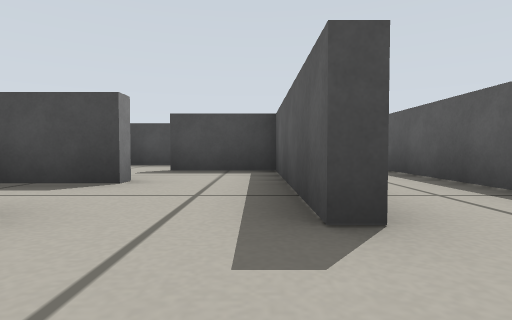
[1] (above)

18 first-person views from a walk through a world built for the Gazebo simulator. The camera is 0.19 m above the floor, tilts 2° down and sees 80° across. The lines on the ground mark 1 m squares. The floor is counted in squares, 0.5 m on a side. Each view is taken from the middle of a square. On the plan, view 1 faces up. The plan holds only what a view shows up to about 9 squares ahead; the rest is blank.

[2]
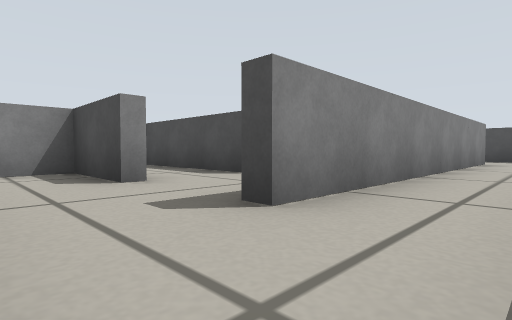

[3]
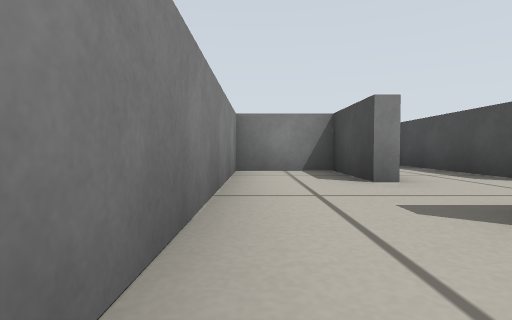

[4]
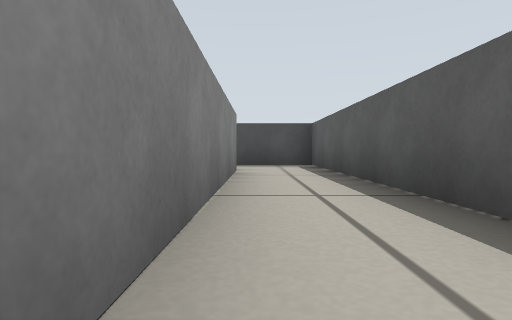

[5]
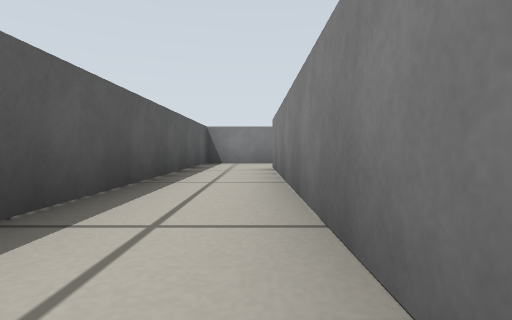

[6]
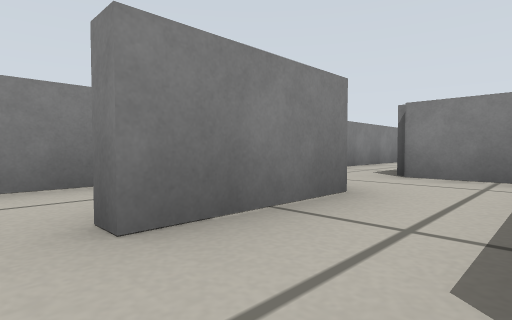

[7]
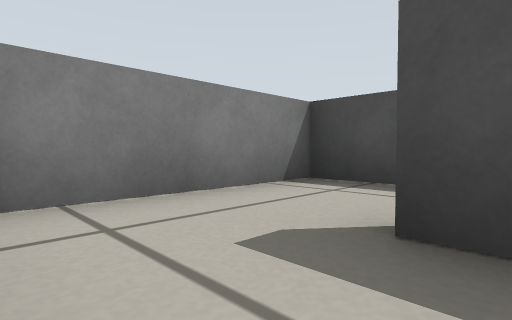

[8]
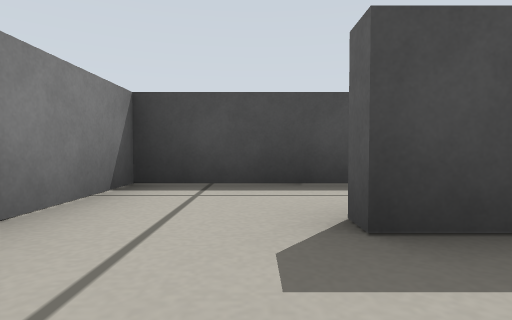

[9]
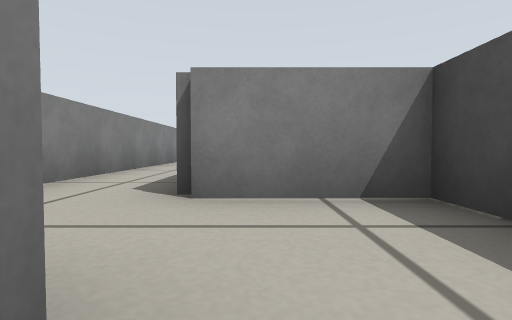

[10]
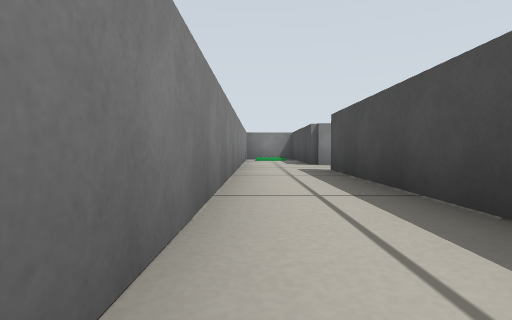

[11]
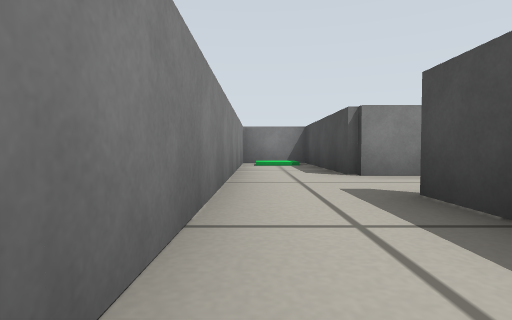

[12]
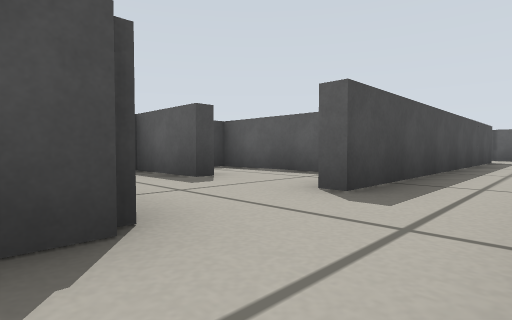

[13]
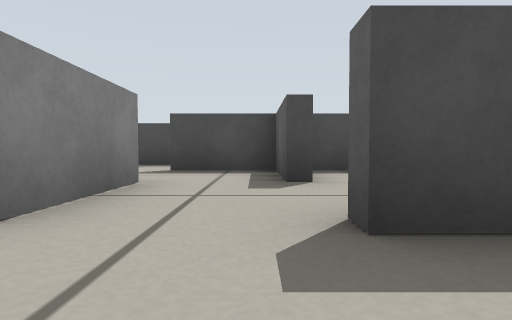

[14]
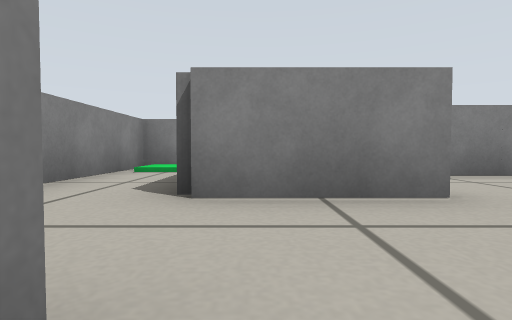

[15]
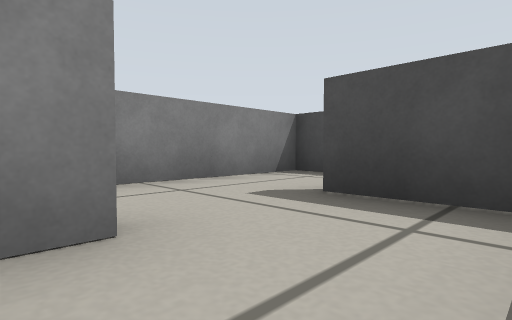

[16]
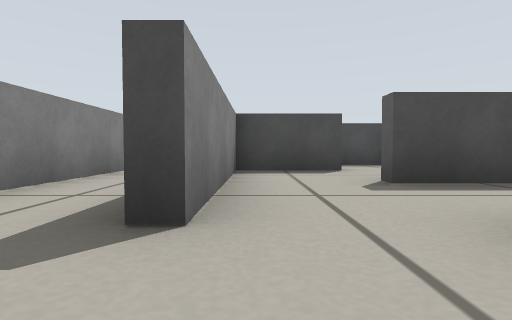

[17]
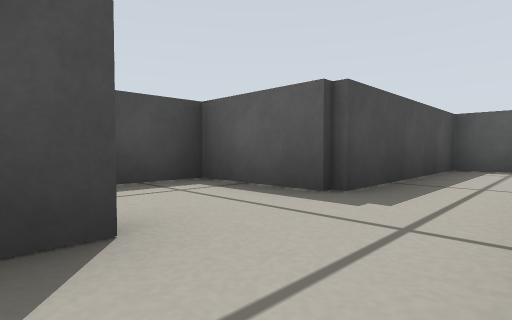

[18]
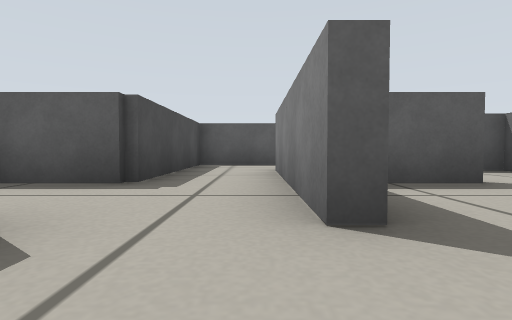

### Floor plan
Points are (right, up) in squares from view 1. A wall is a line through its corners. A room is listed if a view was taken in it or the views show most of it. See-through windows are left out.
Room 1 (view 1)
walls: (-1.5, 1.7) (-1.5, 1.4) (-3.3, 1.4) (-3.3, -0.3) (0.4, -0.3); (0.7, 1.4) (0.4, 1.4)
ways out: opening at (0, 0.5) to room 2; opening at (-1, 1) to room 4
Room 2 (views 2, 3, 4, 5)
walls: (0.7, 9.6) (0.7, 1.4); (0.4, -0.3) (2.4, -0.3) (2.4, 11.4) (0.5, 11.4)
ways out: opening at (0, 0.5) to room 1
Room 3 (views 6, 7, 8)
walls: (-1.5, 3.8) (-1.5, 3.4); (-0.9, 7.3) (-3.3, 7.3) (-3.3, 4.1); (0.4, 2.4) (0.4, 5.4) (-1.5, 5.4) (-1.5, 5.8)
ways out: opening at (-1, 3) to room 4
Room 4 (view 9)
walls: (-3.6, 1.7) (-1.5, 1.7); (-1.5, 3.4) (-5.4, 3.4) (-5.4, 1.4); (0.4, 1.4) (0.4, 2.4)
ways out: opening at (-1, 1) to room 1; opening at (-1, 3) to room 3; opening at (-5, 1) to room 5
Room 5 (views 10, 11, 12, 13, 14, 15)
walls: (-11.6, 1.6) (-11.6, 5.4) (-13, 5.4); (-13.3, 3.4) (-13.6, 3.4); (-15.3, 3.6) (-15.3, 1.4) (-19.3, 1.4) (-19.3, -0.3) (-6.3, -0.3); (-5.4, 1.4) (-13.6, 1.4) (-13.6, 1.8)
ways out: opening at (-5, 1) to room 4; opening at (-15, 4) to room 6
Room 6 (views 16, 17, 18)
walls: (-15.4, 7.3) (-17.3, 7.3) (-17.3, 3.4); (-13.6, 3.4) (-13.6, 5.4) (-15.5, 5.4) (-15.5, 5.6) (-14.5, 5.6)
ways out: opening at (-15, 4) to room 5; opening at (-15, 6) to room 7; opening at (-18, 2.5)
Room 7 (no view inside)
walls: (-14.5, 5.6) (-11.6, 5.6); (-9.6, 5.5) (-9.6, 7.3) (-13.6, 7.3)
ways out: opening at (-15, 6) to room 6; opening at (-15, 8); opening at (-11, 6)

Positions as (right, up) in squares from view 1, and headings:
1: (0, 0), facing up
2: (2, 0), facing up-left
3: (2, 0), facing left
4: (1, 4), facing up
5: (1, 8), facing down
6: (-1, 3), facing down-left
7: (-1, 4), facing up-left
8: (-2, 4), facing up
9: (-3, 2), facing left
10: (-8, 0), facing left
11: (-11, 0), facing left
12: (-16, 0), facing up-right
13: (-14, 0), facing up
14: (-13, 2), facing left
15: (-14, 3), facing up-left
16: (-17, 2), facing up
17: (-16, 6), facing up-right
18: (-17, 6), facing right
